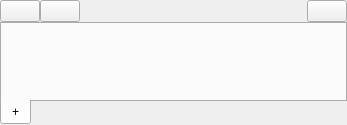
<?xml version="1.0" encoding="UTF-8"?>
<ui version="4.0">
 <class>Form</class>
 <widget class="QWidget" name="Form">
  <property name="geometry">
   <rect>
    <x>0</x>
    <y>0</y>
    <width>347</width>
    <height>125</height>
   </rect>
  </property>
  <property name="windowTitle">
   <string>Form</string>
  </property>
  <layout class="QVBoxLayout" name="verticalLayout">
   <property name="spacing">
    <number>0</number>
   </property>
   <property name="leftMargin">
    <number>0</number>
   </property>
   <property name="topMargin">
    <number>0</number>
   </property>
   <property name="rightMargin">
    <number>0</number>
   </property>
   <property name="bottomMargin">
    <number>0</number>
   </property>
   <item>
    <layout class="QHBoxLayout" name="horizontalLayout">
     <item>
      <widget class="QPushButton" name="loadScriptButton">
       <property name="text">
        <string/>
       </property>
       <property name="icon">
        <iconset>
         <normaloff>icons/open.png</normaloff>icons/open.png</iconset>
       </property>
       <property name="iconSize">
        <size>
         <width>25</width>
         <height>25</height>
        </size>
       </property>
      </widget>
     </item>
     <item>
      <widget class="QPushButton" name="saveScriptButton">
       <property name="text">
        <string/>
       </property>
       <property name="icon">
        <iconset>
         <normaloff>icons/dark/save.png</normaloff>icons/dark/save.png</iconset>
       </property>
       <property name="iconSize">
        <size>
         <width>25</width>
         <height>25</height>
        </size>
       </property>
      </widget>
     </item>
     <item>
      <spacer name="horizontalSpacer_5">
       <property name="orientation">
        <enum>Qt::Horizontal</enum>
       </property>
       <property name="sizeHint" stdset="0">
        <size>
         <width>40</width>
         <height>20</height>
        </size>
       </property>
      </spacer>
     </item>
     <item>
      <widget class="QPushButton" name="helpButton">
       <property name="sizePolicy">
        <sizepolicy hsizetype="Minimum" vsizetype="Fixed">
         <horstretch>0</horstretch>
         <verstretch>0</verstretch>
        </sizepolicy>
       </property>
       <property name="statusTip">
        <string>Skript in Datei speichern</string>
       </property>
       <property name="text">
        <string/>
       </property>
       <property name="icon">
        <iconset>
         <normaloff>icons/help.png</normaloff>icons/help.png</iconset>
       </property>
       <property name="iconSize">
        <size>
         <width>25</width>
         <height>25</height>
        </size>
       </property>
       <property name="checkable">
        <bool>true</bool>
       </property>
      </widget>
     </item>
    </layout>
   </item>
   <item>
    <widget class="QTabWidget" name="tabWidget">
     <property name="tabPosition">
      <enum>QTabWidget::South</enum>
     </property>
     <property name="currentIndex">
      <number>0</number>
     </property>
     <widget class="QWidget" name="tab_2">
      <attribute name="title">
       <string>+</string>
      </attribute>
     </widget>
    </widget>
   </item>
  </layout>
 </widget>
 <resources/>
 <connections/>
</ui>
